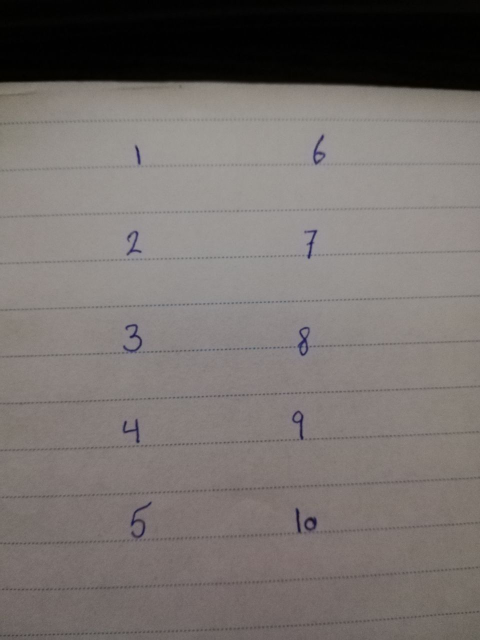
#> input picture One_To_Ten.jpg, 960 x 1280 px, found by its file name (shown at 1/2 size)
$ jupyter execute 'AmirShabani_Session#02_Practice.ipynb'
#> lines starting #> are read from the running program, lines starting #| are printed output that depends on the picture
در یک برگه با خودکار اعداد 0 تا 9 را نوشته و با استفاده از
openCV و numpy
 یک فایل
 csv
 از شماره ها درست کنید بطوری که
 هر ردیف فایل
 csv
  مربوط به یک عکس باشد

##### import library

[cell 1]
import cv2
import matplotlib.pyplot as plt
import numpy as np
import pandas as pd

##### import picture from local path

[cell 2]
ImportPath=r"G:\Classes\MachineLearning_TahlilDadeh\Session02\One_To_Ten.jpg"
img = cv2.imread(ImportPath, cv2.IMREAD_GRAYSCALE)
#> img: shape (1280, 960); min 0, max 160, mean 113.6

##### Check the matrix shape and show picture

[cell 3]
print(img.shape)
#| (1280, 960)
plt.imshow(img)

##### Check the color and clean the picture

[cell 4]
img=np.where(img>=90,0,img)
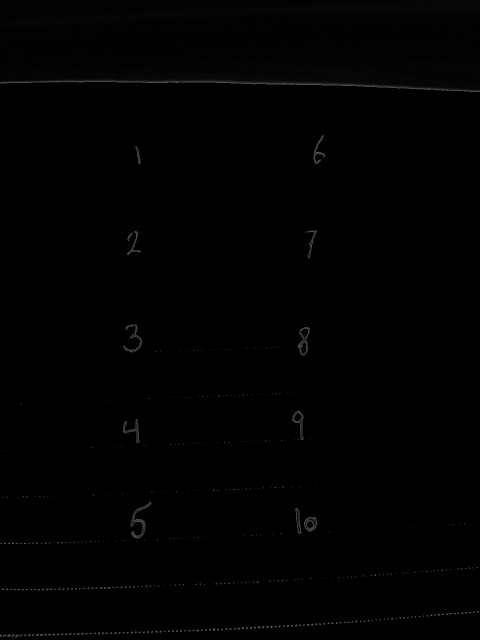
#> img: shape (1280, 960) (shown at 1/2 size); min 0, max 89, mean 1
plt.imshow(np.where(img>=90,0,img))

##### Check size and resize the picture

[cell 5]
img=img[200:1100,200:700]
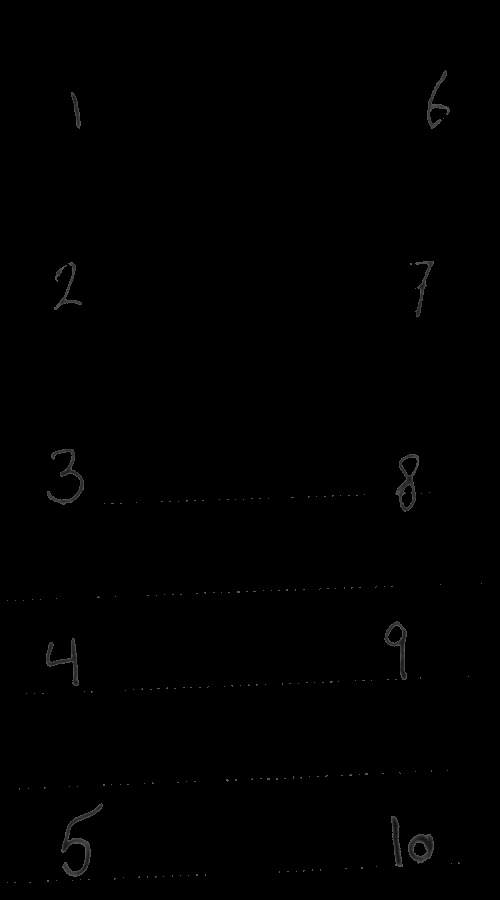
#> img: shape (900, 500); min 0, max 89, mean 0.7
plt.imshow(img)

##### number election

[cell 6]
N1=img[50:180,0:150]
N2=img[200:350,0:150]
N3=img[400:550,0:150]
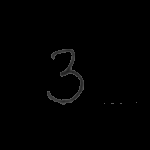
#> N3: shape (150, 150); min 0, max 89, mean 1.4
N4=img[600:750,0:150]
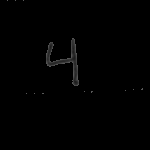
#> N4: shape (150, 150); min 0, max 89, mean 1.2
N5=img[750:,0:150]
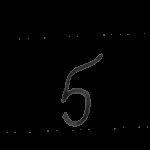
#> N5: shape (150, 150); min 0, max 89, mean 2.1
N6=img[50:180,350:]
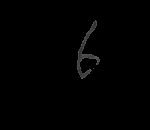
#> N6: shape (130, 150); min 0, max 89, mean 1.3
N7=img[200:350,350:]
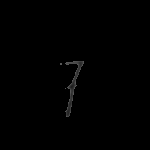
#> N7: shape (150, 150); min 0, max 89, mean 0.8
N8=img[400:550,350:]
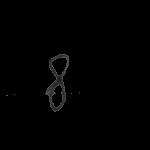
#> N8: shape (150, 150); min 0, max 89, mean 1.4
N9=img[600:750,350:]
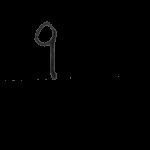
#> N9: shape (150, 150); min 0, max 89, mean 1.2
N10=img[750:,350:]
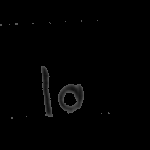
#> N10: shape (150, 150); min 0, max 89, mean 2.1

##### Save the current Shape
##### flatten the array

[cell 7]
Specification=dict()
imgList=["N1","N2","N3","N4","N5","N6","N7","N8","N9"]
for i in imgList:
    MyCmd=f"Specification[i]={i}.shape"
    exec(MyCmd)
    MyCmd=f"{i}={i}.flatten()"
    exec(MyCmd)

print(Specification)
print(N1.shape)
#| (19500,)

[cell 8]
plt.imshow(N1.reshape(130,150))

[cell 9]
with open(r"G:\Classes\MachineLearning_TahlilDadeh\Session02\MyImgsMatrix.csv", 'w') as f:
    # iterate over the arrays and write each one to a new row
    for arr in imgList:
        MyCmd=rf"np.savetxt(f, {arr}.reshape(1, -1), delimiter=',', fmt='%d')"
        exec(MyCmd)

$ run again, with AmirShabani_Session#05_Practice_img.jpg copied over One_To_Ten.jpg
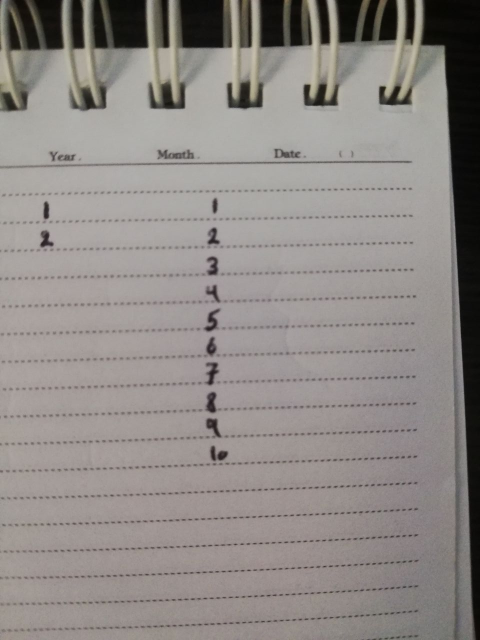
#> input picture AmirShabani_Session#05_Practice_img.jpg, 960 x 1280 px, found by its file name (shown at 1/2 size)
#| (1280, 960)
#> `N1=img[50:180,0:150]`:
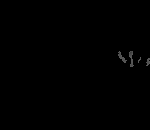
#> N1: shape (130, 150); min 0, max 89, mean 0.5
#> N2: shape (150, 150); every value is 0
#> `N5=img[750:,0:150]`:
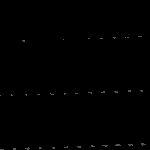
#> N5: shape (150, 150); min 0, max 89, mean 0.6
#| (19500,)
